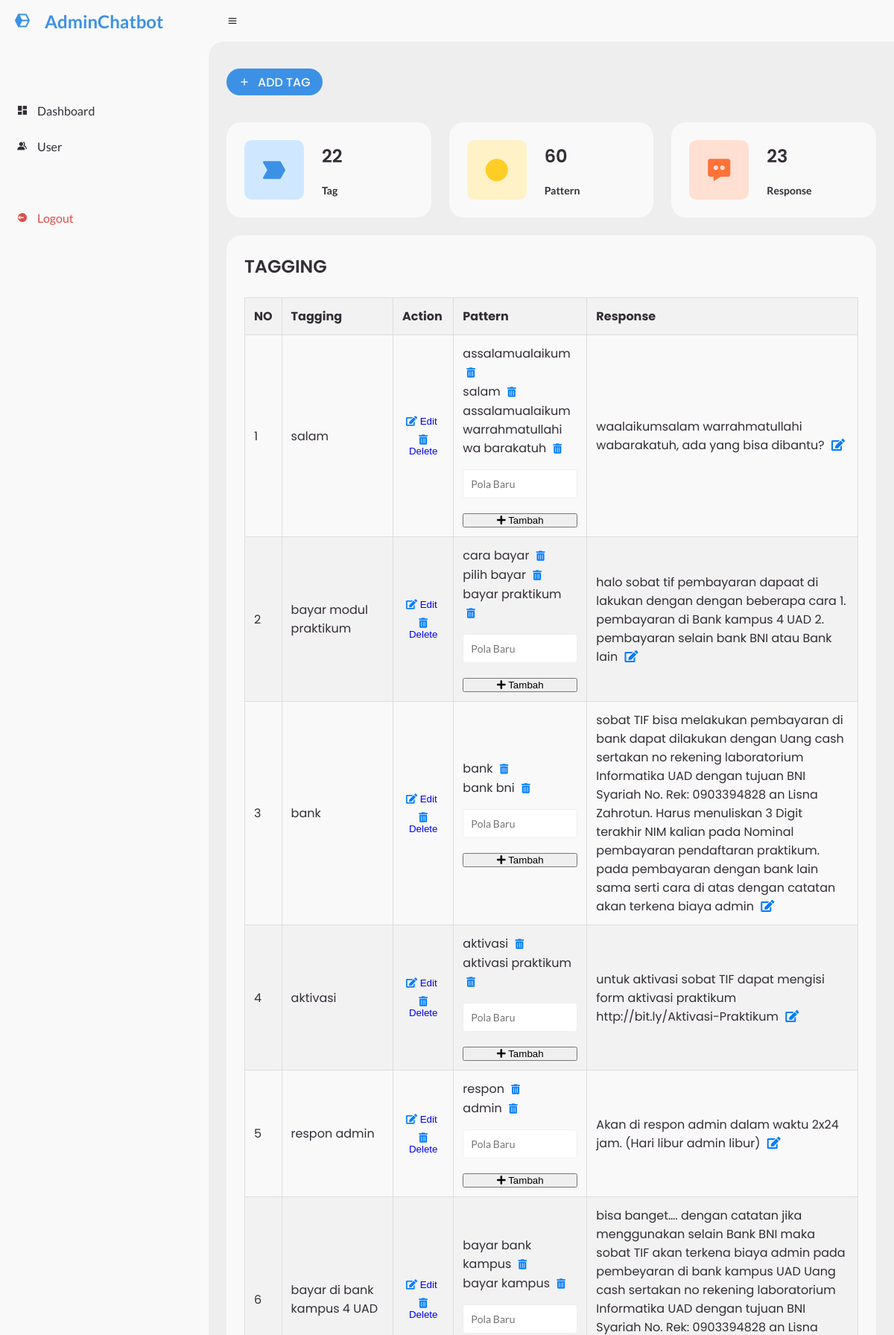
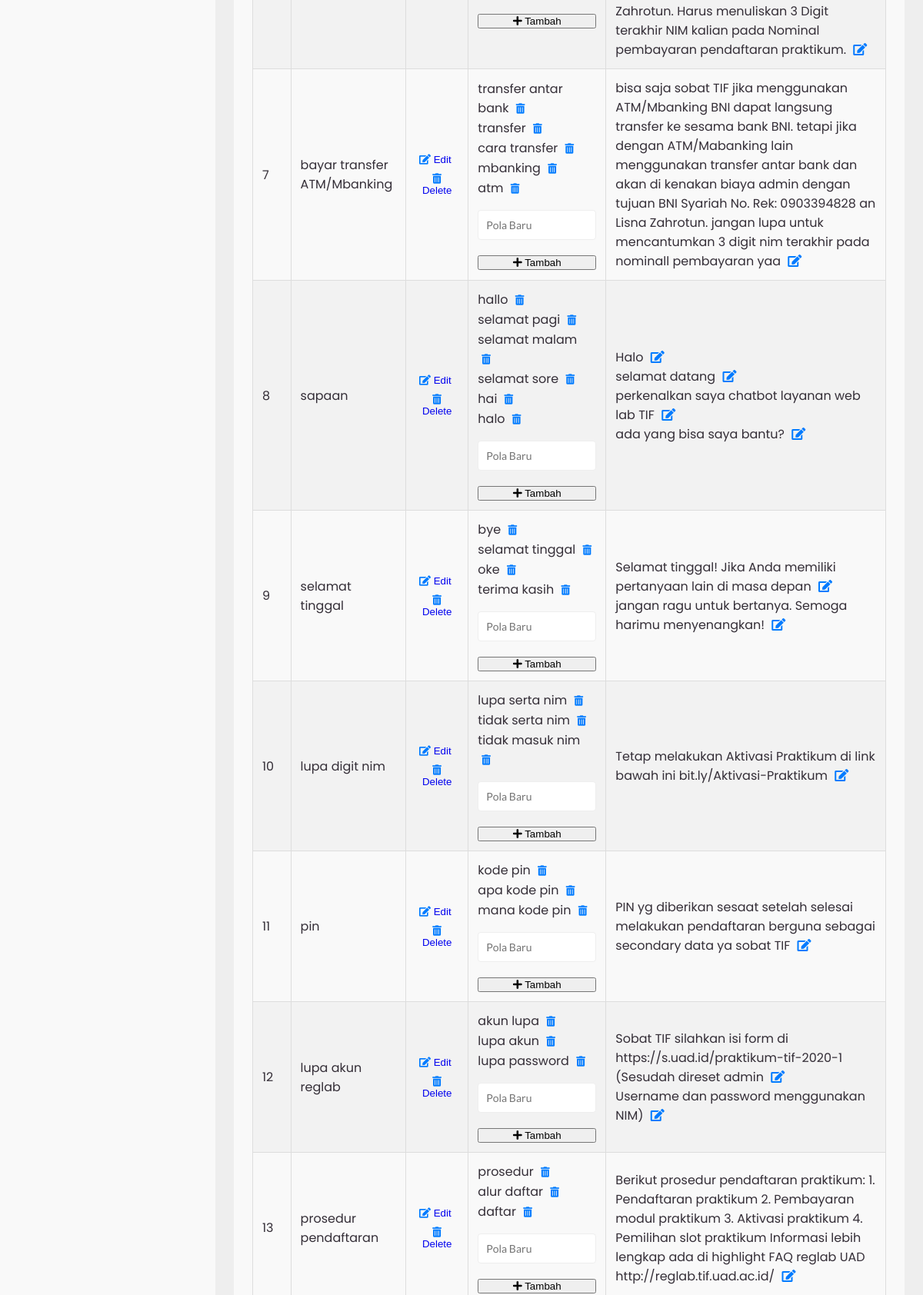
/admin/index.php (signed in, upper part), run on the app's committed database (2 pictures, top to bottom).
### tables this page shows
CREATE TABLE `tb_kategori` (
  `id_kategori` int(11) NOT NULL,
  `id_type` int(100) NOT NULL,
  `kategori` varchar(100) NOT NULL,
  `created_at` timestamp NOT NULL DEFAULT current_timestamp(),
  `updated_at` timestamp NOT NULL DEFAULT current_timestamp() ON UPDATE current_timestamp()
);

### admin/index.php (the view, shortened to what this page needs)
<?php include 'includes/header.php'; ?>
<?php include 'includes/sidebar.php'; ?>
<section id="content">
    <?php include 'includes/navbar.php'; ?>
    <main>
        <div class="head-title">
            <a href="add-tag.php" class="btn-add">
                <i class='bx bx-plus'></i>
                <span class="text">ADD TAG</span>
            </a>
        </div>
        <?php
        include 'includes/connection.php';
        $sql = "SELECT COUNT(*) AS total_tags FROM tb_kategori;
                SELECT COUNT(*) AS total_patterns FROM tb_pattern;
                SELECT COUNT(*) AS total_responses FROM tb_response;";
        $conn->multi_query($sql);
        $total_tags = $total_patterns = $total_responses = 0;
        do {
            if ($result = $conn->store_result()) {
                while ($row = $result->fetch_assoc()) {
                    if (isset($row['total_tags'])) {
                        $total_tags = $row['total_tags'];
                    } elseif (isset($row['total_patterns'])) {
                        $total_patterns = $row['total_patterns'];
                    } elseif (isset($row['total_responses'])) {
                        $total_responses = $row['total_responses'];
                    }
                }
            }
        } while ($conn->next_result());
        ?>
        <ul class="box-info">
            <li>
                <i class='bx bxs-tag-alt'></i>
                <span class="text">
                    <h3><?php echo $total_tags; ?></h3>
                    <p>Tag</p>
                </span>
            </li>
            <li>
                <i class='bx bxs-circle'></i>
                <span class="text">
                    <h3><?php echo $total_patterns; ?></h3>
                    <p>Pattern</p>
                </span>
            </li>
            <li>
                <i class='bx bxs-message-dots'></i>
                <span class="text">
                    <h3><?php echo $total_responses; ?></h3>
                    <p>Response</p>
                </span>
            </li>
        </ul>
        <div class="table-data">
            <div class="order">
                <div class="head">
                    <h3>TAGGING</h3>
                </div>
                <table>
                    <thead>
                        <tr>
                            <th>NO</th>
                            <th>Tagging</th>
                            <th>Action</th>
                            <th>Pattern</th>
                            <th>Response</th>
                        </tr>
                    </thead>
                    <tbody>
                        <?php
                        include 'includes/connection.php';
                        $no = 1;
                        $sql = "SELECT
                                    k.id_kategori,
                                    k.kategori,
                                    (
                                        SELECT GROUP_CONCAT(p.pattern ORDER BY p.id_pattern ASC SEPARATOR ', ')
                                        FROM tb_pattern p
                                        WHERE p.id_kategori = k.id_kategori
                                    ) AS patterns,
                                    (
                                        SELECT GROUP_CONCAT(r.response ORDER BY r.id_response ASC SEPARATOR ', ')
                                        FROM tb_response r
                                        WHERE r.id_kategori = k.id_kategori
                                    ) AS responses
                                FROM
                                    tb_kategori k
                                ORDER BY
                                    k.id_kategori;";
                        $result = $conn->query($sql);
                        if ($result->num_rows > 0) {
                            while ($row = $result->fetch_assoc()) {
                                echo "<tr>";
                                echo "<td>" . $no++ . "</td>";
                                echo "<td>" . $row['kategori'] . "</td>";
                                echo "<td>
                                    <button class='edit-button'><a href='edit-tag.php?tag_id=" . $row['id_kategori'] . "'><i class='fas fa-edit'></i> Edit</a></button>
                                    <span style='margin: 0 5px;'></span>
                                    <button class='delete-button'><a href='delete-tag.php?tag_id=" . $row['id_kategori'] . "'><i class='fas fa-trash-alt'></i> Delete</a></button>
                                </td>";
                                echo "<td>";
                                $patterns = explode(', ', $row['patterns']);
                                foreach ($patterns as $pattern) {
                                    echo "<form method='POST' action='delete-pattern.php' style='display:inline;'>";
                                    echo $pattern . " <button type='submit' class='delete-button'><i class='fas fa-trash-alt'></i></button>";
                                    echo "</form><br>";
                                }
                                echo "<form method='POST' action='add-newpattern.php' style='margin-top: 10px;'>";
                                echo "<input type='text' name='new_pattern' placeholder='Pola Baru' required>";
                                echo "<button type='submit' class='add-button'><i class='fas fa-plus'></i> Tambah</button>";
                                echo "</form>";
                                echo "</td>";
                                echo "<td>";
                                $responses = explode(', ', $row['responses']);
                                foreach ($responses as $response) {
                                    echo $response . " <a href='edit-response.php?id_response=" . $row['id_kategori'] . "' class='edit-button'><i class='fas fa-edit'></i></a><br>";
                                }
                                echo "</td>";
                                echo "</tr>";
                            }
                        } else {
                            echo "<tr><td colspan='5'>Data tidak ditemukan.</td></tr>";
                        }
                        ?>
                    </tbody>
                </table>
            </div>
        </div>
<?php include 'includes/footer.php'; ?>

### admin/includes/header.php (shortened to what this page needs)
<!DOCTYPE html>
<html lang="en">
<head>
	<link href='https://unpkg.com/boxicons@2.0.9/css/boxicons.min.css' rel='stylesheet'>
	<link rel="stylesheet" href="https://cdnjs.cloudflare.com/ajax/libs/font-awesome/5.15.3/css/all.min.css">
	<link rel="stylesheet" href="style.css">
</head>
<body>

### admin/includes/sidebar.php
<section id="sidebar">
    <a class="brand">
        <i class='bx bxs-cube-alt'></i>
        <span class="text">AdminChatbot</span>
    </a>
    <ul class="side-menu top">
        <li>
            <a href="index.php">
                <i class='bx bxs-dashboard'></i>
                <span class="text">Dashboard</span>
            </a>
        </li>
        <li>
            <a href="users.php">
                <i class='bx bxs-group'></i>
                <span class="text">User</span>
            </a>
        </li>
    </ul>
    <ul class="side-menu">
        <li>
            <a href="logout.php" class="logout">
                <i class='bx bxs-log-out-circle'></i>
                <span class="text">Logout</span>
            </a>
        </li>
    </ul>
</section>

### admin/includes/navbar.php (shortened to what this page needs)
<nav>
	<i class='bx bx-menu' ></i>
</nav>

### admin/includes/footer.php (shortened to what this page needs)
</body>
</html>

### data on the page
tb_kategori: kategori "salam", pattern "assalamualaikum", pattern "salam", pattern "assalamualaikum warrahmatullahi wa barakatuh", response "waalaikumsalam warrahmatullahi wabarakatuh, ada yang bisa dibantu?"
tb_kategori: kategori "bayar modul praktikum", pattern "cara bayar", pattern "pilih bayar", pattern "bayar praktikum", response "halo sobat tif pembayaran dapaat di lakukan dengan dengan beberapa cara 1. pembayaran di Bank kampus 4 UAD 2. pembayaran selain bank BNI atau Bank lain"
tb_kategori: kategori "bank", pattern "bank", pattern "bank bni", response "sobat TIF bisa melakukan pembayaran di bank dapat dilakukan dengan Uang cash sertakan no rekening laboratorium Informatika UAD dengan tujuan BNI Syariah No. Rek: 0903394828 an Lisna Zahrotun. Harus menuliskan 3 Digit terakhir NIM kalian pada Nominal pembayaran pendaftaran praktikum. pada pembayaran dengan bank lain sama serti cara di atas dengan catatan akan terkena biaya admin"
tb_kategori: kategori "aktivasi", pattern "aktivasi", pattern "aktivasi praktikum", response "untuk aktivasi sobat TIF dapat mengisi form aktivasi praktikum http://bit.ly/Aktivasi-Praktikum"
tb_kategori: kategori "respon admin", pattern "respon", pattern "admin", response "Akan di respon admin dalam waktu 2x24 jam. (Hari libur admin libur)"
tb_kategori: kategori "bayar di bank kampus 4 UAD", pattern "bayar bank kampus", pattern "bayar kampus", response "bisa banget…. dengan catatan jika menggunakan selain Bank BNI maka sobat TIF akan terkena biaya admin pada pembeyaran di bank kampus UAD Uang cash sertakan no rekening laboratorium Informatika UAD dengan tujuan BNI Syariah No. Rek: 0903394828 an Lisna Zahrotun. Harus menuliskan 3 Digit terakhir NIM kalian pada Nominal pembayaran pendaftaran praktikum."
tb_kategori: kategori "bayar transfer ATM/Mbanking", pattern "transfer antar bank", pattern "transfer", pattern "cara transfer", pattern "mbanking", pattern "atm", response "bisa saja sobat TIF jika menggunakan ATM/Mbanking BNI dapat langsung transfer ke sesama bank BNI. tetapi jika dengan ATM/Mabanking lain menggunakan transfer antar bank dan akan di kenakan biaya admin dengan tujuan BNI Syariah No. Rek: 0903394828 an Lisna Zahrotun. jangan lupa untuk mencantumkan 3 digit nim terakhir pada nominall pembayaran yaa"
tb_kategori: kategori "sapaan", pattern "hallo", pattern "selamat pagi", pattern "selamat malam", pattern "selamat sore", pattern "hai", pattern "halo", response "Halo", response "selamat datang", response "perkenalkan saya chatbot layanan web lab TIF", response "ada yang bisa saya bantu?"
tb_kategori: kategori "selamat tinggal", pattern "bye", pattern "selamat tinggal", pattern "oke", pattern "terima kasih", response "Selamat tinggal! Jika Anda memiliki pertanyaan lain di masa depan", response "jangan ragu untuk bertanya. Semoga harimu menyenangkan!"
tb_kategori: kategori "lupa digit nim", pattern "lupa serta nim", pattern "tidak serta nim", pattern "tidak masuk nim", response "Tetap melakukan Aktivasi Praktikum di link bawah ini bit.ly/Aktivasi-Praktikum"
tb_kategori: kategori "pin", pattern "kode pin", pattern "apa kode pin", pattern "mana kode pin", response "PIN yg diberikan sesaat setelah selesai melakukan pendaftaran berguna sebagai secondary data ya sobat TIF"
tb_kategori: kategori "lupa akun reglab", pattern "akun lupa", pattern "lupa akun", pattern "lupa password", response "Sobat TIF silahkan isi form di https://s.uad.id/praktikum-tif-2020-1 (Sesudah direset admin", response "Username dan password menggunakan NIM)"
tb_kategori: kategori "prosedur pendaftaran", pattern "prosedur", pattern "alur daftar", pattern "daftar", response "Berikut prosedur pendaftaran praktikum: 1. Pendaftaran praktikum 2. Pembayaran modul praktikum 3. Aktivasi praktikum 4. Pemilihan slot praktikum Informasi lebih lengkap ada di highlight FAQ reglab UAD http://reglab.tif.uad.ac.id/"

### other printed values
$total_tags "22"
$total_patterns "60"
$total_responses "23"
